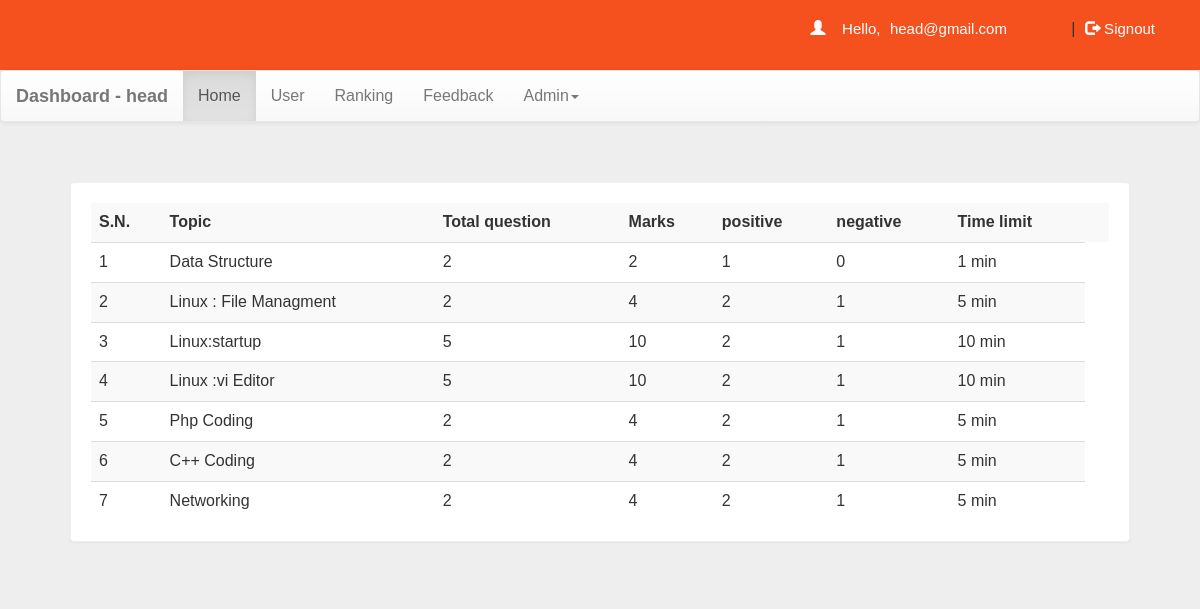
The page /headdash.php?q=0 (signed in) on the database its author committed.
### tables this page shows
CREATE TABLE `quiz` (
  `eid` text NOT NULL,
  `title` varchar(100) NOT NULL,
  `sahi` int(11) NOT NULL,
  `wrong` int(11) NOT NULL,
  `total` int(11) NOT NULL,
  `time` bigint(20) NOT NULL,
  `intro` text NOT NULL,
  `tag` varchar(100) NOT NULL,
  `date` timestamp NOT NULL DEFAULT CURRENT_TIMESTAMP ON UPDATE CURRENT_TIMESTAMP,
  `email` varchar(50) DEFAULT NULL
);

### headdash.php (the view, shortened to what this page needs)
<!DOCTYPE html PUBLIC "-//W3C//DTD XHTML 1.0 Transitional//EN" "http://www.w3.org/TR/xhtml1/DTD/xhtml1-transitional.dtd">
<html xmlns="http://www.w3.org/1999/xhtml">
<head>
<link  rel="stylesheet" href="css/bootstrap.min.css"/>
 <link  rel="stylesheet" href="css/bootstrap-theme.min.css"/>
 <link rel="stylesheet" href="css/main.css">
 <link  rel="stylesheet" href="css/font.css">
</head>
<body  style="background:#eee;">
<div class="header">
<div class="row">
<?php
 include_once 'dbConnection.php';
$email=$_SESSION['email'];
  if(!(isset($_SESSION['email']))){
header("location:index.php");
}
else
{
echo '<span class="pull-right top title1" ><span class="log1"><span class="glyphicon glyphicon-user" aria-hidden="true"></span>&nbsp;&nbsp;&nbsp;&nbsp;Hello,</span> <a href="headdash.php" class="log log1">'.$email.'</a>&nbsp;|&nbsp;<a href="logout.php?q=headdash.php" class="log"><span class="glyphicon glyphicon-log-out" aria-hidden="true"></span>&nbsp;Signout</button></a></span>';
}?>
</div></div>
<nav class="navbar navbar-default title1">
  <div class="container-fluid">
    <div class="navbar-header">
      <a class="navbar-brand" href="headdash.php?q=0"><b>Dashboard - head</b></a>
    </div>
    <div class="collapse navbar-collapse" id="bs-example-navbar-collapse-1">
      <ul class="nav navbar-nav">
        <li <?php if(@$_GET['q']==0) echo'class="active"'; ?>><a href="headdash.php?q=0">Home<span class="sr-only">(current)</span></a></li>
        <li <?php if(@$_GET['q']==1) echo'class="active"'; ?>><a href="headdash.php?q=1">User</a></li>
		<li <?php if(@$_GET['q']==2) echo'class="active"'; ?>><a href="headdash.php?q=2">Ranking</a></li>
		<li <?php if(@$_GET['q']==3) echo'class="active"'; ?>><a href="headdash.php?q=3">Feedback</a></li>
        <li class="dropdown <?php if(@$_GET['q']==4 || @$_GET['q']==5) echo'active'; ?>">
          <a href="#" class="dropdown-toggle" data-toggle="dropdown" role="button" aria-haspopup="true" aria-expanded="false">Admin<span class="caret"></span></a>
        </li>
      </ul>
          </div>
  </div>
</nav>
<div class="container">
<div class="row">
<div class="col-md-12">
<?php if(@$_GET['q']==0) {
$result = mysqli_query($con,"SELECT * FROM quiz ORDER BY date DESC") or die('Error');
echo  '<div class="panel"><table class="table table-striped title1">
<tr><td><b>S.N.</b></td><td><b>Topic</b></td><td><b>Total question</b></td><td><b>Marks</b></td><td><b>positive</b></td><td><b>negative</b></td><td><b>Time limit</b></td><td></td></tr>';
$c=1;
while($row = mysqli_fetch_array($result)) {
	$title = $row['title'];
	$total = $row['total'];
	$sahi = $row['sahi'];
  $wrong = $row['wrong'];
    $time = $row['time'];
	$eid = $row['eid'];
$q12=mysqli_query($con,"SELECT score FROM history WHERE eid='$eid' AND email='$email'" )or die('Error98');
$rowcount=mysqli_num_rows($q12);
if($rowcount == 0){
	echo '<tr><td>'.$c++.'</td><td>'.$title.'</td><td>'.$total.'</td><td>'.$sahi*$total.'</td><td>'.$sahi.'</td><td>'.$wrong.'</td><td>'.$time.'&nbsp;min</td>
	</tr>';
}
else
{
echo '<tr style="color:#99cc32"><td>'.$c++.'</td><td>'.$title.'&nbsp;<span title="This quiz is already solve by you" class="glyphicon glyphicon-ok" aria-hidden="true"></span></td><td>'.$total.'</td><td>'.$sahi*$total.'</td><td>'.$time.'&nbsp;min</td>
	</tr>';
}
}
echo '</table></div>';
}
?>
</div>
</div></div>
</body>
</html>

### css/main.css (style rules this page uses)
body { overflow-x:hidden; width:100%; font-size: 12px !important; font-family: Montserrat, sans-serif; background:#eee; min-height:550px; background-attachment:fixed; }
.panel { border-color:#eee; margin:40px; padding:20px; font: 15px "Century Gothic", "Times Roman", sans-serif; }
.header { background:#f4511e; height:70px; }
.title1 { font: 16px "Century Gothic", "Times Roman", sans-serif; }
.top { margin-top:20px; }
.log1 { font: 15px 'Montserrat', sans-serif; color:#fff; margin-left:10px; }
.log { margin:10px; margin-right:60px; margin-left:5px; color:#fff; text-decoration:none; font-size:20px; font-size:15px; }

### rows shown on the page
quiz: title "Data Structure", total "2", $sahi*$total "2", sahi "1", wrong "0", time "1"
quiz: title "Linux : File Managment", total "2", $sahi*$total "4", sahi "2", wrong "1", time "5"
quiz: title "Linux:startup", total "5", $sahi*$total "10", sahi "2", wrong "1", time "10"
quiz: title "Linux :vi Editor", total "5", $sahi*$total "10", sahi "2", wrong "1", time "10"
quiz: title "Php Coding", total "2", $sahi*$total "4", sahi "2", wrong "1", time "5"
quiz: title "C++ Coding", total "2", $sahi*$total "4", sahi "2", wrong "1", time "5"
quiz: title "Networking", total "2", $sahi*$total "4", sahi "2", wrong "1", time "5"

### other values the page prints
$email "head@gmail.com"
